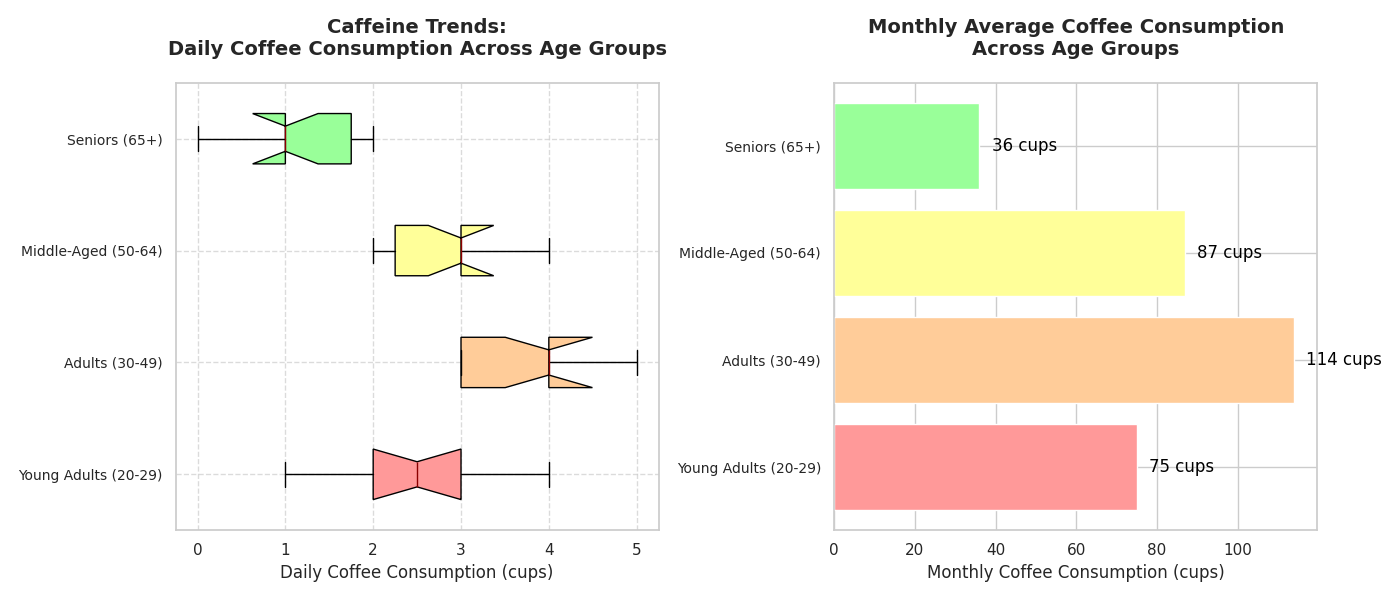

Recreate this plot in Python.
import matplotlib.pyplot as plt
import numpy as np

# Daily coffee consumption data (cups per day)
young_adults_coffee = [2, 3, 2, 1, 4, 2, 3, 2, 3, 3]
adults_coffee = [3, 4, 3, 5, 4, 3, 4, 3, 5, 4]
middle_aged_coffee = [2, 3, 3, 2, 4, 3, 2, 4, 3, 3]
seniors_coffee = [1, 1, 2, 1, 2, 1, 1, 0, 2, 1]

monthly_avg_coffee = [np.mean(young_adults_coffee) * 30, 
                      np.mean(adults_coffee) * 30, 
                      np.mean(middle_aged_coffee) * 30, 
                      np.mean(seniors_coffee) * 30]

coffee_data = [young_adults_coffee, adults_coffee, middle_aged_coffee, seniors_coffee]
age_groups = ['Young Adults (20-29)', 'Adults (30-49)', 'Middle-Aged (50-64)', 'Seniors (65+)']

fig, axes = plt.subplots(nrows=1, ncols=2, figsize=(14, 6))

boxes = axes[0].boxplot(coffee_data, vert=False, patch_artist=True, notch=True,
                        boxprops=dict(facecolor='#00CC99', color='black'),
                        whiskerprops=dict(color='black'),
                        capprops=dict(color='black'),
                        medianprops=dict(color='darkred'))

# New set of colors for the boxes
new_colors = ['#FF9999', '#FFCC99', '#FFFF99', '#99FF99']
for patch, color in zip(boxes['boxes'], new_colors):
    patch.set_facecolor(color)

axes[0].set_title("Caffeine Trends:\nDaily Coffee Consumption Across Age Groups", fontsize=14, weight='bold', pad=20)
axes[0].set_xlabel('Daily Coffee Consumption (cups)', fontsize=12)
axes[0].set_yticklabels(age_groups, fontsize=10)
axes[0].grid(True, linestyle='--', alpha=0.7)

bar_positions = np.arange(len(monthly_avg_coffee))
axes[1].barh(bar_positions, monthly_avg_coffee, color=new_colors)
axes[1].set_yticks(bar_positions)
axes[1].set_yticklabels(age_groups, fontsize=10)
axes[1].set_title("Monthly Average Coffee Consumption\nAcross Age Groups", fontsize=14, weight='bold', pad=20)
axes[1].set_xlabel('Monthly Coffee Consumption (cups)', fontsize=12)

for i, v in enumerate(monthly_avg_coffee):
    axes[1].text(v + 3, i, f"{int(v)} cups", color='black', va='center')

plt.tight_layout()
plt.show()
